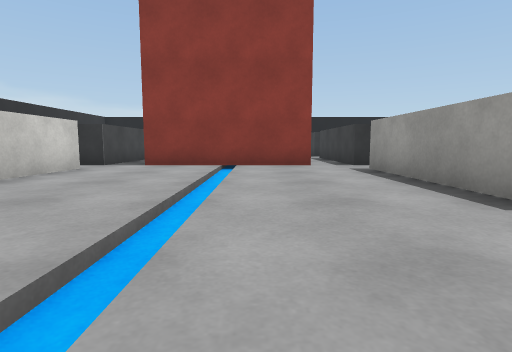
view 1 (above)

24 first-person views from a walk through a scene from a Unity 3-D project. The camera is 0.51 m above the floor, tilts 6° down and sees 80° across. The floor is counted in squares, 1 m on a side. Each view is taken from the middle of a square. On the plan, view 1 faces up. The plan holds only what a view shows up to about 9 squares ahead; the rest is blank. The place goes on beyond the plan. Surface patterns are stand-ins for the level's own textures.

view 2
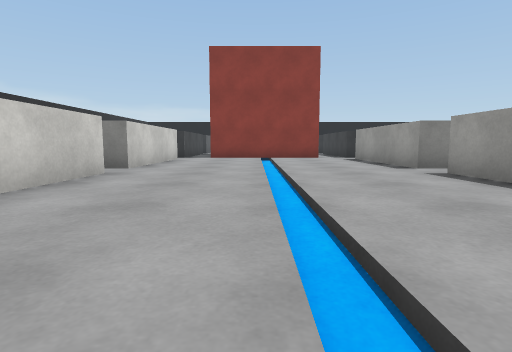

view 3
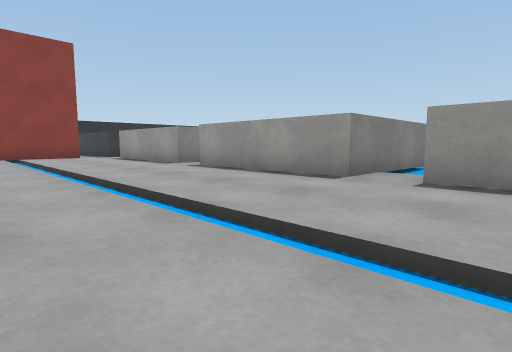

view 4
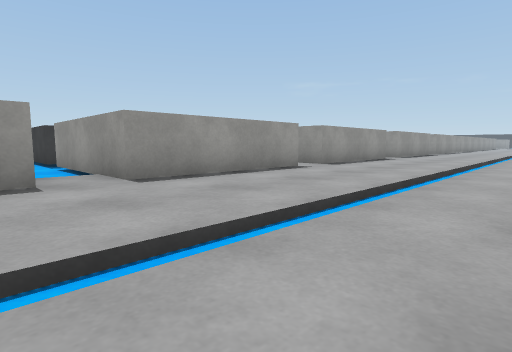

view 5
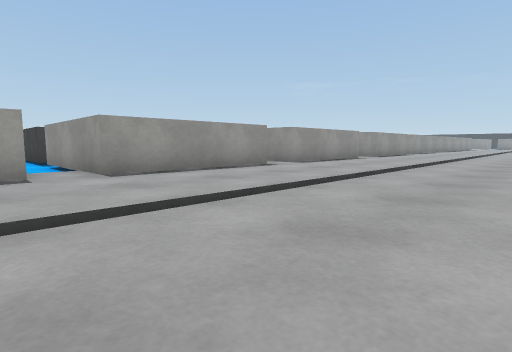

view 6
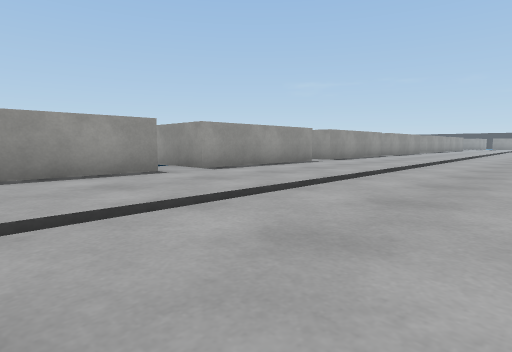

view 7
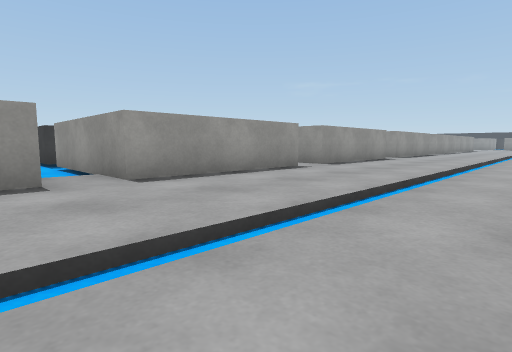

view 8
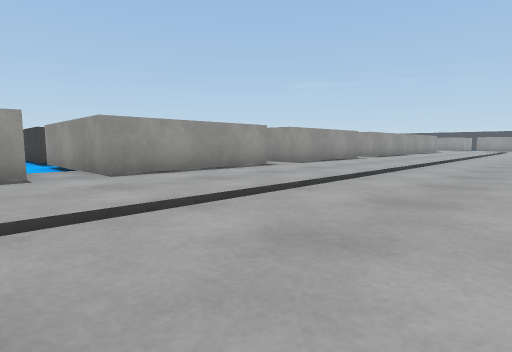

view 9
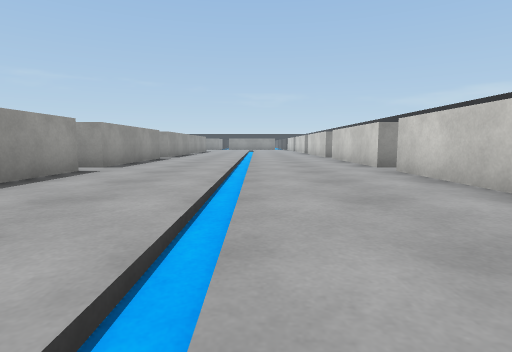

view 10
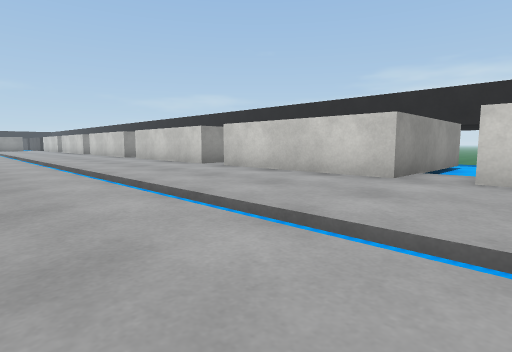

view 11
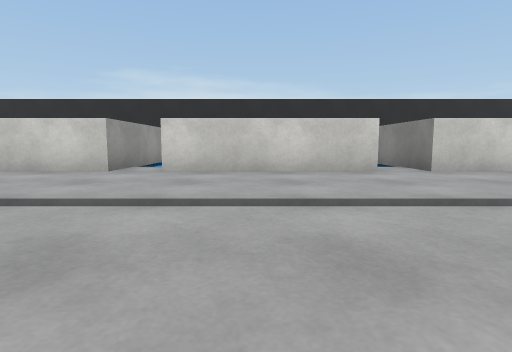

view 12
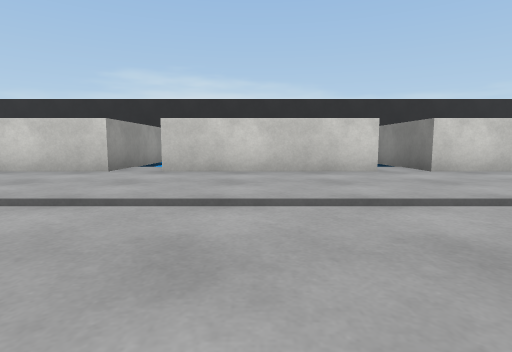

view 13
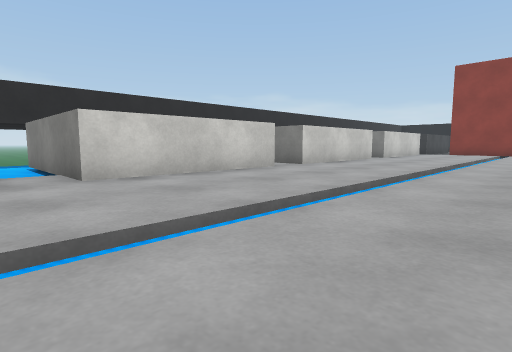

view 14
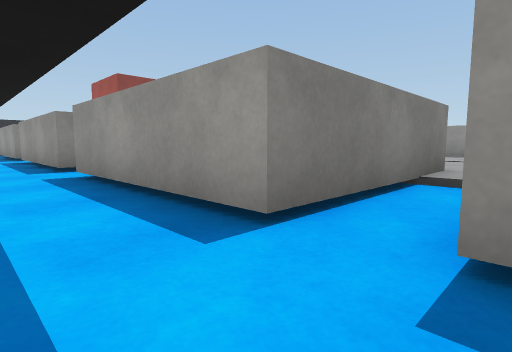

view 15
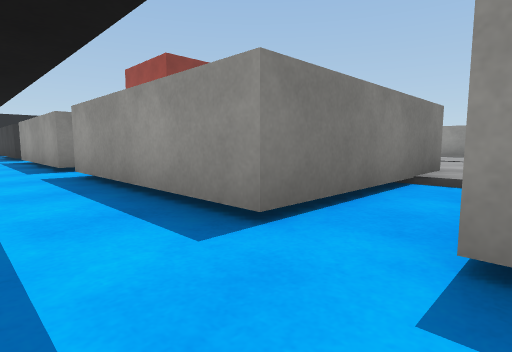

view 16
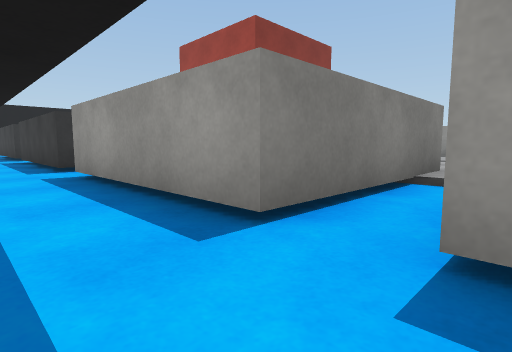

view 17
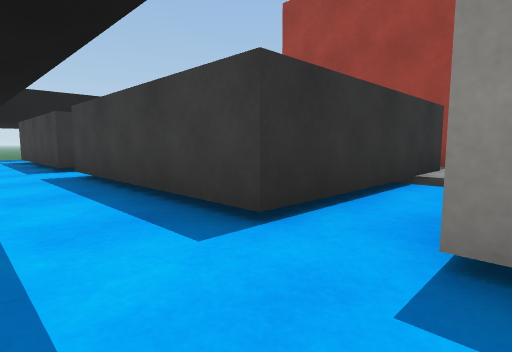

view 18
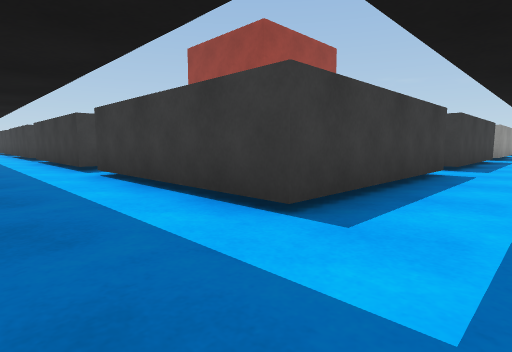

view 19
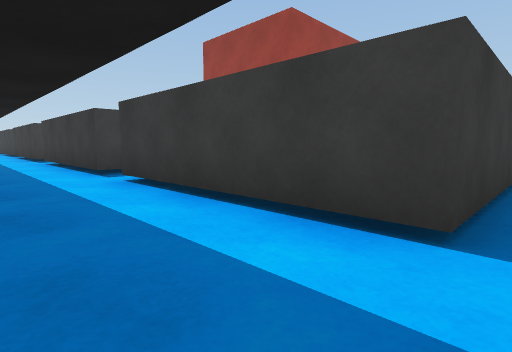

view 20
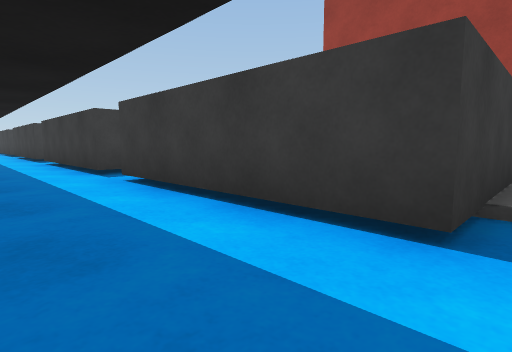

view 21
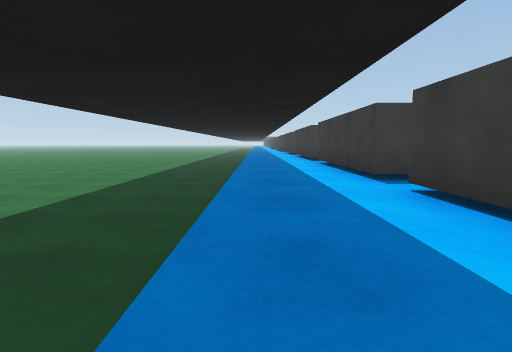

view 22
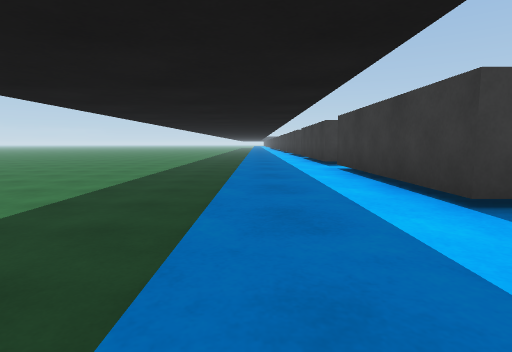

view 23
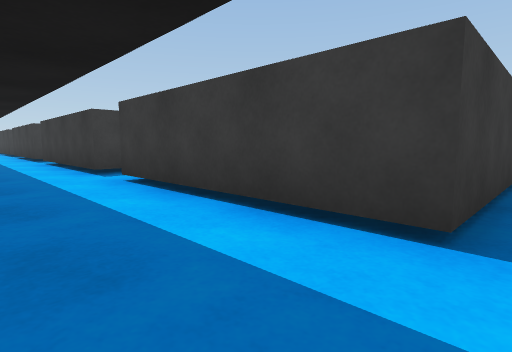

view 24
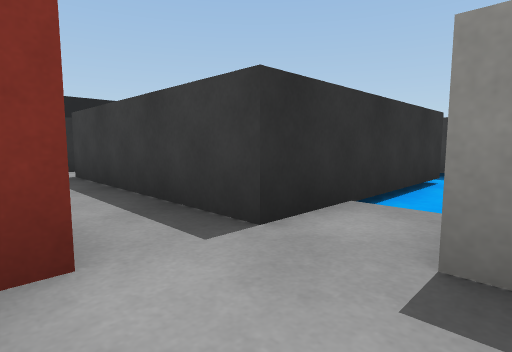

### Floor plan
Key: @ floor where view 1 was taken; # wall or solid block; . main floor; - floor 0.1 m lower than the main floor; / step, stairs or slope; v drop or lower ground.
Columns run from 9 left of view 1 to 15 right of it. Each row starts with its distance up from view 1.
 19              vvvvvvvvvvv
 18 ------------------------
 17 -------------------------
 16 --####-####-####-####-###
 15 --#   .#        -#
 14 --#   .#        -#
 13 --#
 12  --
 11 --#        .#
 10 --#        .#
  9 --#  #     .#
  8 --####.####.####
  7 ----/.../....---
  6 --#  #../...#
  5 --#  #../...#
  4 --#  #../...#
  3 --####../...#
  2 ----/.../....
  1 --#  #../...#
  0 --#  #../@..#
 -1 --#  #../...#
 -2 --####../...####
 -3 ----/.../....----
 -4 --#  #../...####-##
 -5 --#  #../...#
 -6 --#  #../...#
 -7 --####../...#
 -8 ----/.../.... --
 -9 --#  #../...####-#
-10      #../...#
-11      #../...#
-12    ###../...#
-13     /.../.... --
-14   ####../...####-#
-15      #../...#
-16      #../...#
-17      #../...#
-18  ---/.../.... --
-19  -####../...####-#
-20      #../...#
-21      #../...#
-22      #../...#
-23      .../....
-24      #../...#
-25      #../...#
-26      #../...#
-27        ./.

Where each view was taken, in squares from view 1:
view 1: 0 up, 0 right, facing up
view 2: 4 down, 1 left, facing up
view 3: 5 down, 2 left, facing up-right
view 4: 2 down, 2 left, facing down-right
view 5: 7 down, 3 left, facing down-right
view 6: 10 down, 3 left, facing down-right
view 7: 12 down, 2 left, facing down-right
view 8: 17 down, 3 left, facing down-right
view 9: 17 down, 1 left, facing down
view 10: 17 down, 1 right, facing down-left
view 11: 16 down, 2 right, facing left
view 12: 11 down, 2 right, facing left
view 13: 9 down, 1 right, facing up-left
view 14: 9 down, 9 left, facing up-right
view 15: 4 down, 9 left, facing up-right
view 16: 1 up, 9 left, facing up-right
view 17: 6 up, 9 left, facing up-right
view 18: 18 up, 9 left, facing down-right
view 19: 18 up, 8 left, facing down-right
view 20: 18 up, 3 left, facing down-right
view 21: 18 up, 3 right, facing right
view 22: 18 up, 5 right, facing right
view 23: 18 up, 7 right, facing down-right
view 24: 6 up, 1 right, facing up-right
